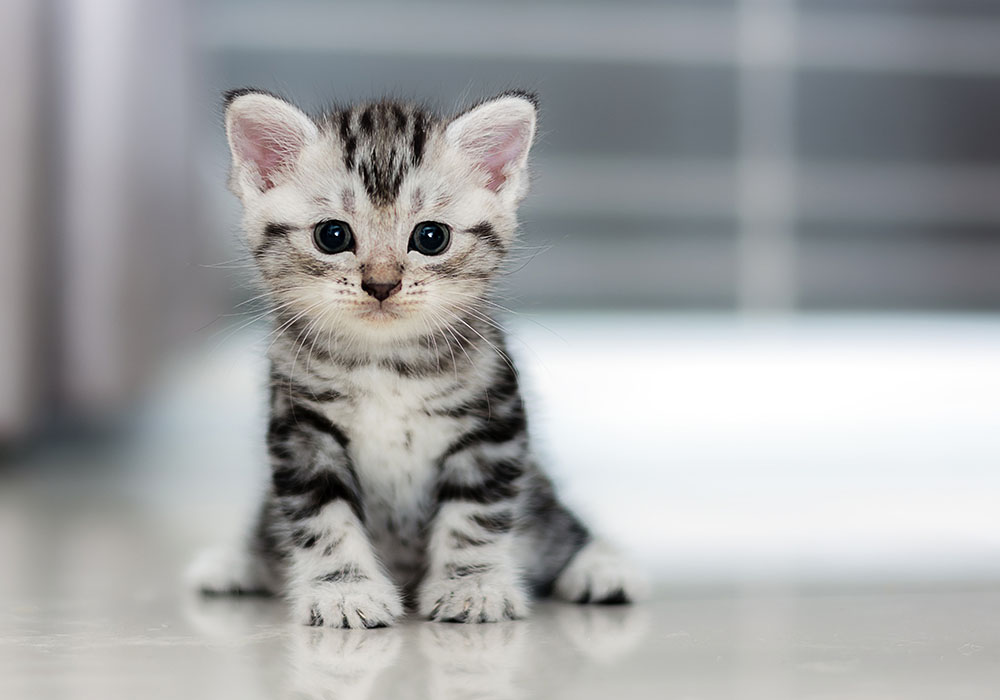
#> input picture Images/one.jpg, 1000 x 700 px
$ jupyter execute --allow-errors 4.Histogram.ipynb
#> lines starting #> are read from the running program, lines starting #| are printed output that depends on the picture
[cell 1]
import cv2
import numpy as np
from matplotlib import pyplot as plt

image = cv2.imread('./Images/one.jpg')
#> image is the input picture: shape (700, 1000, 3); mean B, G, R 164.4, 163.4, 162
hist = cv2.calcHist([image], [2], None, [256], [0, 256])
#> hist = 256 values, max 10708 at index 255, min 126 at index 2, mean 2734.4

#Plotting a histogram
plt.hist(image.ravel(), 256, [0, 256])
plt.show()
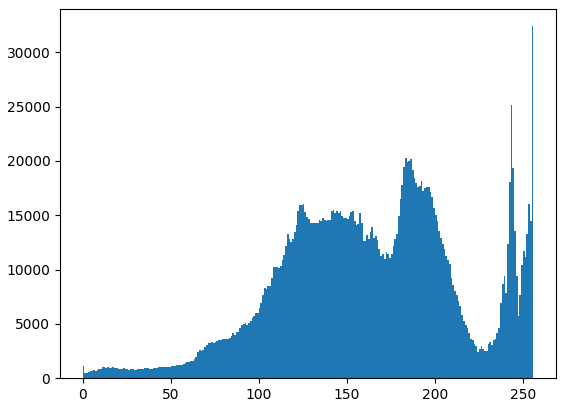
#> figure drawn by matplotlib, 1 panel; tallest bar 32400 high, from x = 255 to 256

color = ('B','G','R')

#> (the rest of this cell did not finish here and is left out)


$ run again, with Images/Hillary.jpg copied over Images/one.jpg
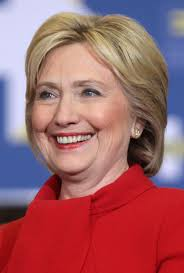
#> input picture Images/Hillary.jpg, 184 x 273 px
#> image is the input picture: shape (273, 184, 3); mean B, G, R 104.2, 98.1, 159.7
#> hist = 256 values, max 1223 at index 195, min 0 at index 0, mean 196.2
#> `plt.show()`:
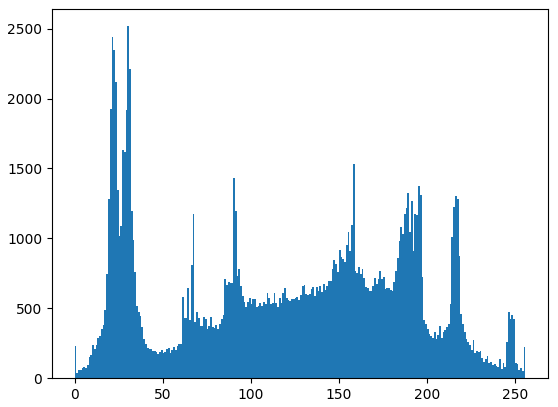
#> figure drawn by matplotlib, 1 panel; tallest bar 2517 high, from x = 30 to 31
